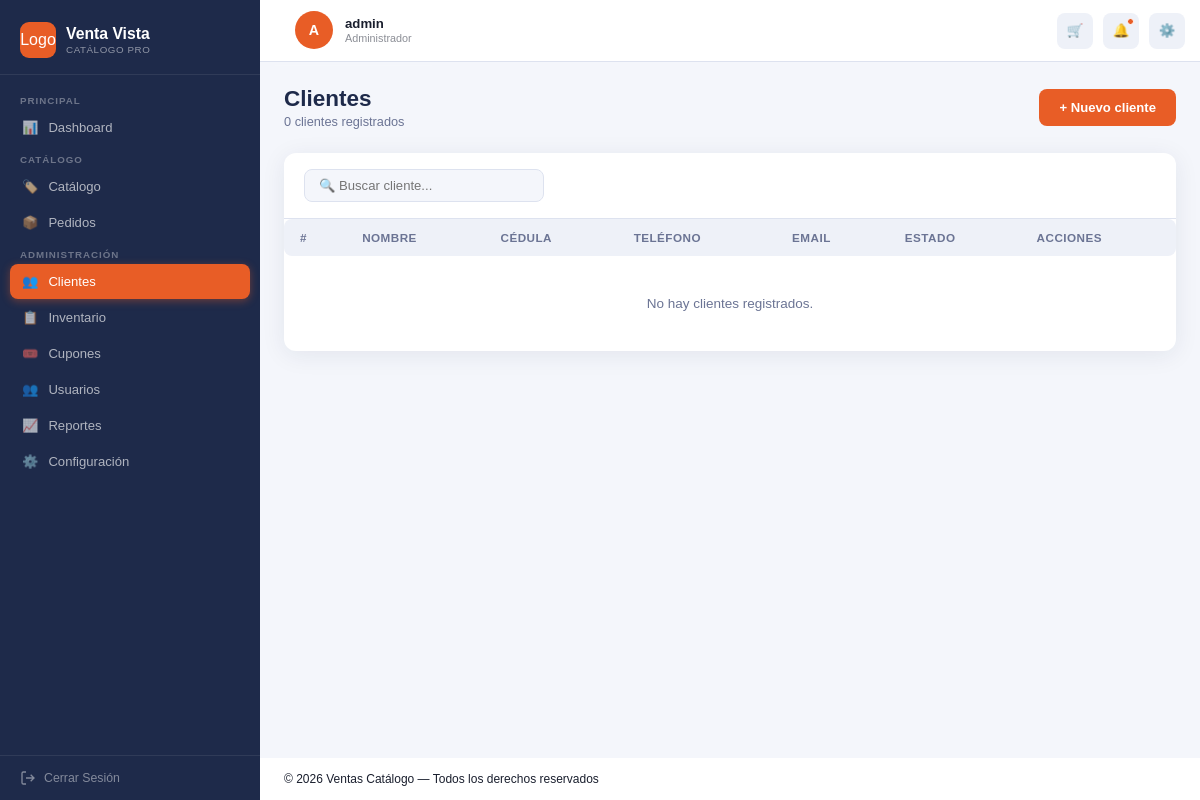
The app's page /clientes (signed in), older data.
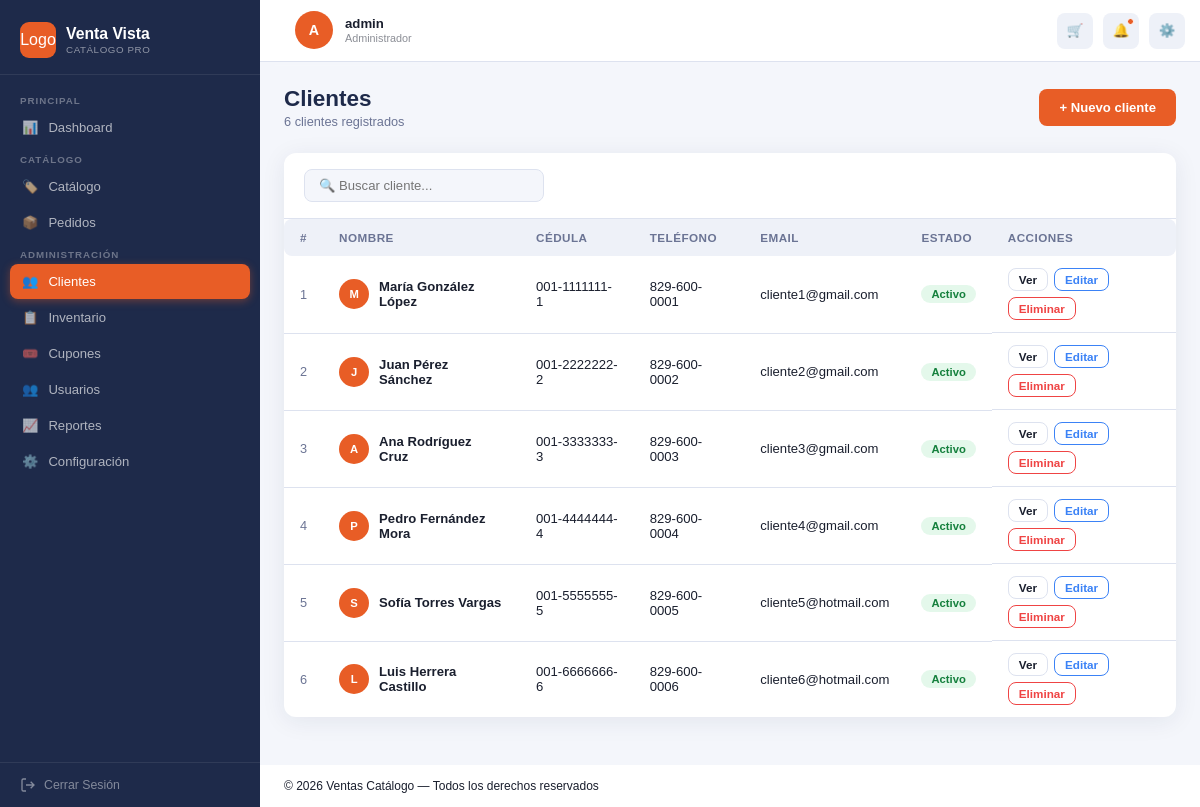
The same page, newer data.
### tables this page shows
CREATE TABLE clientes ( 

    idCliente   INT          NOT NULL AUTO_INCREMENT, 

    nombre      VARCHAR(60)  NOT NULL, 

    apellidos   VARCHAR(60)  NOT NULL, 

    cedula      VARCHAR(20)  NOT NULL, 

    telefono    VARCHAR(20), 

    email       VARCHAR(100) NOT NULL, 

    idUsuario   INT          NOT NULL, 

    PRIMARY KEY (idCliente), 

    UNIQUE KEY uk_cliente_cedula  (cedula), 

    UNIQUE KEY uk_cliente_email   (email), 

    UNIQUE KEY uk_cliente_usuario (idUsuario), 

    CONSTRAINT fk_cliente_usuario FOREIGN KEY (idUsuario) 

        REFERENCES usuarios (idUsuario) ON DELETE CASCADE ON UPDATE CASCADE 

);

### app/core/Controller.php (called while the page is built, shortened)
<?php
abstract class Controller {
    protected function render(string $vista, array $datos = []): void {
        require dirname(__DIR__) . '/views/layouts/layout.php';
    }
}

### app/controllers/ClienteController.php (called while the page is built, shortened)
<?php
class ClienteController extends Controller {
    public function index(): void {
        $this->render('clientes/index', [
            'clientes' => Cliente::obtenerTodos(),
            'flash'    => $this->getFlash(),
            'usuario'  => $this->usuarioActual(),
        ]);
    }
}

### app/core/Router.php (called while the page is built, shortened)
<?php
class Router {
    public function run(){
        $url = $_GET['url'] ?? '';
        $url = trim($url, '/');
        $routes = require dirname(__DIR__, 2) . '/config/routes.php';
        if (isset($routes[$url])) {
            $action = $routes[$url]['action'];
        }
        else{
            $controllerName = 'AuthController';
            $action = 'login';
        }
        $controller = new $controllerClass();
        $controller->$action();
    }
}

### public/index.php (called while the page is built, shortened)
<?php
$router = new Router();
$router->run();
?>

### app/models/Cliente.php (called while the page is built, shortened)
<?php
class Cliente extends Model {
    public static function obtenerTodos(): array {
        $sql = "SELECT c.*, u.nombreUsuario, u.email AS emailUsuario, u.activo
                FROM clientes c
                JOIN usuarios u ON c.idUsuario = u.idUsuario";
        return self::db()->query($sql)->fetchAll(PDO::FETCH_ASSOC);
    }
}

### app/views/clientes/index.php (the view, shortened to what this page needs)
<?php $clientes = $clientes ?? []; ?>
<div class="page-header">
    <div>
        <h1 class="page-titulo">Clientes</h1>
        <p class="page-sub"><?= count($clientes) ?> clientes registrados</p>
    </div>
    <a href="<?= BASE_URL ?>clientes/crear" class="btn btn-primario">+ Nuevo cliente</a>
</div>
<div class="panel">
    <div class="panel-header">
        <input class="input-buscar" type="text" id="buscador" placeholder="🔍 Buscar cliente...">
    </div>
    <div class="tabla-wrapper">
        <table class="tabla" id="tabla-clientes">
            <thead>
                <tr>
                    <th>#</th>
                    <th>Nombre</th>
                    <th>Cédula</th>
                    <th>Teléfono</th>
                    <th>Email</th>
                    <th>Estado</th>
                    <th>Acciones</th>
                </tr>
            </thead>
            <tbody>
                <?php if (empty($clientes)): ?>
                    <tr><td colspan="7" class="tabla-vacia">No hay clientes registrados.</td></tr>
                <?php else: ?>
                    <?php foreach ($clientes as $c): ?>
                    <tr>
                        <td class="texto-muted"><?= $c['idCliente'] ?></td>
                        <td>
                            <div class="avatar-fila">
                                <div class="avatar-mini"><?= strtoupper(substr($c['nombre'], 0, 1)) ?></div>
                                <span><strong><?= htmlspecialchars($c['nombre'] . ' ' . $c['apellidos']) ?></strong></span>
                            </div>
                        </td>
                        <td><?= htmlspecialchars($c['cedula']) ?></td>
                        <td><?= htmlspecialchars($c['telefono'] ?? '—') ?></td>
                        <td><?= htmlspecialchars($c['email']) ?></td>
                        <td>
                            <span class="badge <?= $c['activo'] ? 'badge--verde' : 'badge--rojo' ?>">
                                <?= $c['activo'] ? 'Activo' : 'Inactivo' ?>
                            </span>
                        </td>
                        <td class="acciones">
                            <a href="<?= BASE_URL ?>clientes/ver?id=<?= $c['idCliente'] ?>" class="btn-tabla">Ver</a>
                            <a href="<?= BASE_URL ?>clientes/editar?id=<?= $c['idCliente'] ?>" class="btn-tabla btn-tabla--editar">Editar</a>
                            <form method="POST" action="<?= BASE_URL ?>clientes/eliminar" style="display:inline"
                                  onsubmit="return confirm('¿Eliminar este cliente?')">
                                <button class="btn-tabla btn-tabla--eliminar" type="submit">Eliminar</button>
                            </form>
                        </td>
                    </tr>
                    <?php endforeach; ?>
                <?php endif; ?>
            </tbody>
        </table>
    </div>
</div>

Row changes from the older to the newer data that the page shows:
added clientes: idCliente "1", nombre "M", nombre+apellidos "María González López", cedula "001-1111111-1", telefono "829-600-0001", email "cliente1@gmail.com"
added clientes: idCliente "2", nombre "J", nombre+apellidos "Juan Pérez Sánchez", cedula "001-2222222-2", telefono "829-600-0002", email "cliente2@gmail.com"
added clientes: idCliente "3", nombre "A", nombre+apellidos "Ana Rodríguez Cruz", cedula "001-3333333-3", telefono "829-600-0003", email "cliente3@gmail.com"
added clientes: idCliente "4", nombre "P", nombre+apellidos "Pedro Fernández Mora", cedula "001-4444444-4", telefono "829-600-0004", email "cliente4@gmail.com"
added clientes: idCliente "5", nombre "S", nombre+apellidos "Sofía Torres Vargas", cedula "001-5555555-5", telefono "829-600-0005", email "cliente5@hotmail.com"
added clientes: idCliente "6", nombre "L", nombre+apellidos "Luis Herrera Castillo", cedula "001-6666666-6", telefono "829-600-0006", email "cliente6@hotmail.com"
Text that changed along with them:
count($clientes): "0" → "6"
text no longer shown: "No hay clientes registrados."
